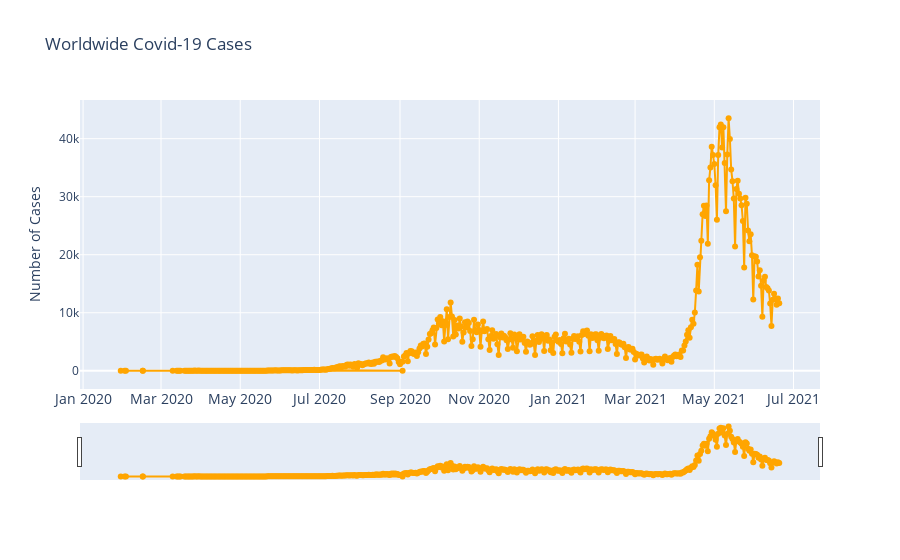

Source (notebook cell):
### Code cell
fig = go.Figure()
fig.add_trace(go.Scatter(x = dashboard_date_wise['Date'], y = dashboard_date_wise['Confirmed'], mode = 'lines+markers', name = 'Confirmed', line = dict(color = "Orange", width = 2)))
fig.update_layout(title = 'Worldwide Covid-19 Cases', xaxis_tickfont_size = 14, yaxis = dict(title = 'Number of Cases'))

#fig.show()
fig.update_layout(xaxis_rangeslider_visible=True)
fig.show()

### Figure 1 — Plotly figure (JSON) as saved in the notebook; plotly's stock layout.template omitted (floating-point values rounded to 4 significant figures; data arrays with more than 128 entries replaced by an {"elided": "..."} marker saying what was removed)
{"data": [{"line": {"color": "Orange", "width": 2}, "mode": "lines+markers", "name": "Confirmed", "type": "scatter", "x": {"elided": "470 str values"}, "y": {"elided": "470 int values"}}], "layout": {"title": {"text": "Worldwide Covid-19 Cases"}, "xaxis": {"rangeslider": {"visible": true}, "tickfont": {"size": 14}}, "yaxis": {"title": {"text": "Number of Cases"}}}}
